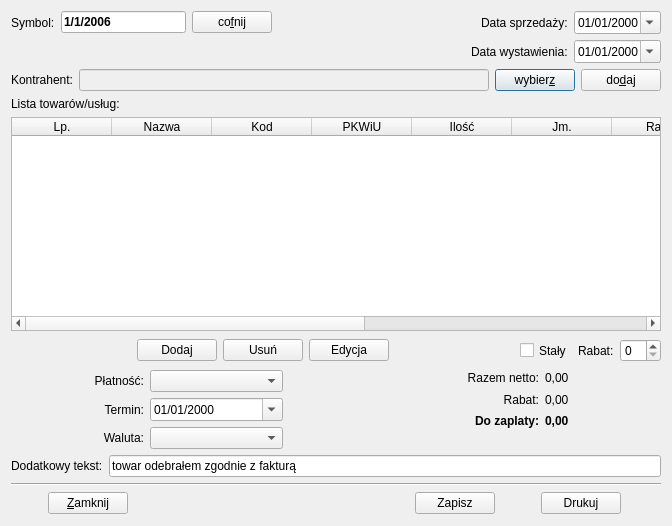
<?xml version="1.0" encoding="UTF-8"?>
<ui version="4.0">
 <class>Faktura</class>
 <widget class="QDialog" name="Faktura">
  <property name="geometry">
   <rect>
    <x>0</x>
    <y>0</y>
    <width>672</width>
    <height>526</height>
   </rect>
  </property>
  <property name="windowTitle">
   <string>Faktura VAT</string>
  </property>
  <layout class="QGridLayout" name="gridLayout">
   <item row="0" column="0">
    <layout class="QHBoxLayout">
     <item>
      <layout class="QHBoxLayout">
       <item>
        <layout class="QHBoxLayout">
         <item>
          <widget class="QLabel" name="textLabel1_3">
           <property name="text">
            <string>Symbol:</string>
           </property>
           <property name="wordWrap">
            <bool>false</bool>
           </property>
          </widget>
         </item>
         <item>
          <widget class="QLineEdit" name="frNr">
           <property name="enabled">
            <bool>true</bool>
           </property>
           <property name="font">
            <font>
             <weight>75</weight>
             <bold>true</bold>
            </font>
           </property>
           <property name="focusPolicy">
            <enum>Qt::ClickFocus</enum>
           </property>
           <property name="text">
            <string>1/1/2006</string>
           </property>
          </widget>
         </item>
        </layout>
       </item>
       <item>
        <widget class="QPushButton" name="backBtn">
         <property name="focusPolicy">
          <enum>Qt::NoFocus</enum>
         </property>
         <property name="text">
          <string>co&amp;fnij</string>
         </property>
         <property name="shortcut">
          <string>Alt+F</string>
         </property>
         <property name="flat">
          <bool>false</bool>
         </property>
        </widget>
       </item>
      </layout>
     </item>
     <item>
      <spacer>
       <property name="orientation">
        <enum>Qt::Horizontal</enum>
       </property>
       <property name="sizeType">
        <enum>QSizePolicy::Expanding</enum>
       </property>
       <property name="sizeHint" stdset="0">
        <size>
         <width>31</width>
         <height>20</height>
        </size>
       </property>
      </spacer>
     </item>
     <item>
      <layout class="QHBoxLayout">
       <item>
        <widget class="QLabel" name="textLabel3">
         <property name="text">
          <string>Data sprzedaży:</string>
         </property>
         <property name="wordWrap">
          <bool>false</bool>
         </property>
        </widget>
       </item>
       <item>
        <widget class="QDateEdit" name="sellingDate">
         <property name="focusPolicy">
          <enum>Qt::NoFocus</enum>
         </property>
         <property name="displayFormat">
          <string>dd/MM/yyyy</string>
         </property>
         <property name="calendarPopup">
          <bool>true</bool>
         </property>
        </widget>
       </item>
      </layout>
     </item>
    </layout>
   </item>
   <item row="1" column="0">
    <layout class="QHBoxLayout" name="horizontalLayout">
     <item>
      <spacer name="spacer8_3">
       <property name="orientation">
        <enum>Qt::Horizontal</enum>
       </property>
       <property name="sizeType">
        <enum>QSizePolicy::Expanding</enum>
       </property>
       <property name="sizeHint" stdset="0">
        <size>
         <width>468</width>
         <height>17</height>
        </size>
       </property>
      </spacer>
     </item>
     <item>
      <widget class="QLabel" name="textLabel3_2">
       <property name="sizePolicy">
        <sizepolicy hsizetype="Preferred" vsizetype="Preferred">
         <horstretch>0</horstretch>
         <verstretch>0</verstretch>
        </sizepolicy>
       </property>
       <property name="text">
        <string>Data wystawienia:</string>
       </property>
       <property name="wordWrap">
        <bool>false</bool>
       </property>
      </widget>
     </item>
     <item>
      <widget class="QDateEdit" name="productDate">
       <property name="focusPolicy">
        <enum>Qt::NoFocus</enum>
       </property>
       <property name="displayFormat">
        <string>dd/MM/yyyy</string>
       </property>
       <property name="calendarPopup">
        <bool>true</bool>
       </property>
      </widget>
     </item>
    </layout>
   </item>
   <item row="2" column="0">
    <layout class="QHBoxLayout" name="horizontalLayout_6">
     <item>
      <widget class="QLabel" name="textLabel1">
       <property name="text">
        <string>Kontrahent:</string>
       </property>
       <property name="wordWrap">
        <bool>false</bool>
       </property>
      </widget>
     </item>
     <item>
      <widget class="QLineEdit" name="kontrName">
       <property name="enabled">
        <bool>false</bool>
       </property>
       <property name="font">
        <font>
         <weight>75</weight>
         <bold>true</bold>
        </font>
       </property>
       <property name="focusPolicy">
        <enum>Qt::NoFocus</enum>
       </property>
      </widget>
     </item>
     <item>
      <widget class="QPushButton" name="kListGet">
       <property name="focusPolicy">
        <enum>Qt::StrongFocus</enum>
       </property>
       <property name="text">
        <string>wybier&amp;z</string>
       </property>
       <property name="shortcut">
        <string>Ctrl+K</string>
       </property>
      </widget>
     </item>
     <item>
      <widget class="QPushButton" name="addKButton">
       <property name="text">
        <string>do&amp;daj</string>
       </property>
      </widget>
     </item>
    </layout>
   </item>
   <item row="3" column="0">
    <widget class="QLabel" name="textLabel1_2">
     <property name="text">
      <string>Lista towarów/usług:</string>
     </property>
     <property name="wordWrap">
      <bool>false</bool>
     </property>
    </widget>
   </item>
   <item row="4" column="0">
    <widget class="QTableWidget" name="tableTow">
     <property name="enabled">
      <bool>true</bool>
     </property>
     <property name="editTriggers">
      <set>QAbstractItemView::NoEditTriggers</set>
     </property>
     <property name="selectionMode">
      <enum>QAbstractItemView::SingleSelection</enum>
     </property>
     <property name="selectionBehavior">
      <enum>QAbstractItemView::SelectRows</enum>
     </property>
     <property name="showGrid">
      <bool>true</bool>
     </property>
     <property name="rowCount">
      <number>0</number>
     </property>
     <property name="columnCount">
      <number>11</number>
     </property>
     <column>
      <property name="text">
       <string>Lp.</string>
      </property>
     </column>
     <column>
      <property name="text">
       <string>Nazwa</string>
      </property>
     </column>
     <column>
      <property name="text">
       <string>Kod</string>
      </property>
     </column>
     <column>
      <property name="text">
       <string>PKWiU</string>
      </property>
     </column>
     <column>
      <property name="text">
       <string>Ilość</string>
      </property>
     </column>
     <column>
      <property name="text">
       <string>Jm.</string>
      </property>
     </column>
     <column>
      <property name="text">
       <string>Rabat</string>
      </property>
     </column>
     <column>
      <property name="text">
       <string>Cena jn.</string>
      </property>
     </column>
     <column>
      <property name="text">
       <string>Netto</string>
      </property>
     </column>
     <column>
      <property name="text">
       <string>Vat</string>
      </property>
     </column>
     <column>
      <property name="text">
       <string>Brutto</string>
      </property>
     </column>
    </widget>
   </item>
   <item row="5" column="0">
    <layout class="QHBoxLayout" name="horizontalLayout_2">
     <item>
      <spacer>
       <property name="orientation">
        <enum>Qt::Horizontal</enum>
       </property>
       <property name="sizeType">
        <enum>QSizePolicy::Expanding</enum>
       </property>
       <property name="sizeHint" stdset="0">
        <size>
         <width>30</width>
         <height>20</height>
        </size>
       </property>
      </spacer>
     </item>
     <item>
      <widget class="QPushButton" name="addTwBtn">
       <property name="focusPolicy">
        <enum>Qt::StrongFocus</enum>
       </property>
       <property name="text">
        <string>Dodaj</string>
       </property>
       <property name="shortcut">
        <string>Ctrl+T</string>
       </property>
       <property name="autoDefault">
        <bool>true</bool>
       </property>
      </widget>
     </item>
     <item>
      <widget class="QPushButton" name="rmTowBtn">
       <property name="text">
        <string>Usuń</string>
       </property>
       <property name="shortcut">
        <string>Ctrl+U</string>
       </property>
       <property name="autoDefault">
        <bool>true</bool>
       </property>
      </widget>
     </item>
     <item>
      <widget class="QPushButton" name="editTwBtn">
       <property name="text">
        <string>Edycja</string>
       </property>
       <property name="shortcut">
        <string>Ctrl+E</string>
       </property>
       <property name="autoDefault">
        <bool>true</bool>
       </property>
      </widget>
     </item>
     <item>
      <spacer>
       <property name="orientation">
        <enum>Qt::Horizontal</enum>
       </property>
       <property name="sizeType">
        <enum>QSizePolicy::Expanding</enum>
       </property>
       <property name="sizeHint" stdset="0">
        <size>
         <width>40</width>
         <height>20</height>
        </size>
       </property>
      </spacer>
     </item>
     <item>
      <widget class="QCheckBox" name="constRab">
       <property name="minimumSize">
        <size>
         <width>0</width>
         <height>27</height>
        </size>
       </property>
       <property name="text">
        <string>Stały</string>
       </property>
      </widget>
     </item>
     <item>
      <widget class="QLabel" name="rabatLabel">
       <property name="text">
        <string>Rabat:</string>
       </property>
       <property name="wordWrap">
        <bool>false</bool>
       </property>
      </widget>
     </item>
     <item>
      <widget class="QSpinBox" name="rabatValue"/>
     </item>
    </layout>
   </item>
   <item row="6" column="0">
    <layout class="QHBoxLayout" name="horizontalLayout_5">
     <item>
      <layout class="QHBoxLayout">
       <item>
        <layout class="QVBoxLayout" name="addDataLabels">
         <item>
          <widget class="QLabel" name="textLabel5">
           <property name="text">
            <string>Płatność:</string>
           </property>
           <property name="alignment">
            <set>Qt::AlignRight|Qt::AlignTrailing|Qt::AlignVCenter</set>
           </property>
           <property name="wordWrap">
            <bool>false</bool>
           </property>
          </widget>
         </item>
         <item>
          <widget class="QLabel" name="textLabel6">
           <property name="text">
            <string>Termin:</string>
           </property>
           <property name="alignment">
            <set>Qt::AlignRight|Qt::AlignTrailing|Qt::AlignVCenter</set>
           </property>
           <property name="wordWrap">
            <bool>true</bool>
           </property>
          </widget>
         </item>
         <item>
          <widget class="QLabel" name="textLabel2_3">
           <property name="text">
            <string>Waluta:</string>
           </property>
           <property name="alignment">
            <set>Qt::AlignRight|Qt::AlignTrailing|Qt::AlignVCenter</set>
           </property>
           <property name="wordWrap">
            <bool>false</bool>
           </property>
          </widget>
         </item>
        </layout>
       </item>
       <item>
        <layout class="QVBoxLayout" name="addData">
         <item>
          <widget class="QComboBox" name="platCombo"/>
         </item>
         <item>
          <widget class="QDateEdit" name="liabDate">
           <property name="displayFormat">
            <string>dd/MM/yyyy</string>
           </property>
           <property name="calendarPopup">
            <bool>true</bool>
           </property>
          </widget>
         </item>
         <item>
          <widget class="QComboBox" name="currCombo">
           <property name="minimumSize">
            <size>
             <width>80</width>
             <height>0</height>
            </size>
           </property>
          </widget>
         </item>
        </layout>
       </item>
      </layout>
     </item>
     <item>
      <spacer>
       <property name="orientation">
        <enum>Qt::Horizontal</enum>
       </property>
       <property name="sizeType">
        <enum>QSizePolicy::Maximum</enum>
       </property>
       <property name="sizeHint" stdset="0">
        <size>
         <width>100</width>
         <height>20</height>
        </size>
       </property>
      </spacer>
     </item>
     <item>
      <layout class="QVBoxLayout" name="verticalLayout">
       <item>
        <layout class="QHBoxLayout" name="horizontalLayout_3">
         <item>
          <layout class="QVBoxLayout">
           <item>
            <widget class="QLabel" name="textLabelSum1">
             <property name="minimumSize">
              <size>
               <width>150</width>
               <height>0</height>
              </size>
             </property>
             <property name="text">
              <string>Razem netto:</string>
             </property>
             <property name="alignment">
              <set>Qt::AlignRight|Qt::AlignTrailing|Qt::AlignVCenter</set>
             </property>
             <property name="wordWrap">
              <bool>false</bool>
             </property>
            </widget>
           </item>
           <item>
            <widget class="QLabel" name="textLabelSum2">
             <property name="minimumSize">
              <size>
               <width>150</width>
               <height>0</height>
              </size>
             </property>
             <property name="text">
              <string>Rabat:</string>
             </property>
             <property name="alignment">
              <set>Qt::AlignRight|Qt::AlignTrailing|Qt::AlignVCenter</set>
             </property>
             <property name="wordWrap">
              <bool>false</bool>
             </property>
            </widget>
           </item>
           <item>
            <widget class="QLabel" name="textLabelSum3">
             <property name="minimumSize">
              <size>
               <width>150</width>
               <height>0</height>
              </size>
             </property>
             <property name="font">
              <font>
               <weight>75</weight>
               <bold>true</bold>
              </font>
             </property>
             <property name="text">
              <string>Do zaplaty:</string>
             </property>
             <property name="alignment">
              <set>Qt::AlignRight|Qt::AlignTrailing|Qt::AlignVCenter</set>
             </property>
             <property name="wordWrap">
              <bool>false</bool>
             </property>
            </widget>
           </item>
          </layout>
         </item>
         <item>
          <layout class="QVBoxLayout">
           <item>
            <widget class="QLabel" name="sum1">
             <property name="minimumSize">
              <size>
               <width>80</width>
               <height>0</height>
              </size>
             </property>
             <property name="text">
              <string>0,00</string>
             </property>
             <property name="wordWrap">
              <bool>false</bool>
             </property>
            </widget>
           </item>
           <item>
            <widget class="QLabel" name="sum2">
             <property name="minimumSize">
              <size>
               <width>80</width>
               <height>0</height>
              </size>
             </property>
             <property name="text">
              <string>0,00</string>
             </property>
             <property name="wordWrap">
              <bool>false</bool>
             </property>
            </widget>
           </item>
           <item>
            <widget class="QLabel" name="sum3">
             <property name="minimumSize">
              <size>
               <width>80</width>
               <height>0</height>
              </size>
             </property>
             <property name="font">
              <font>
               <weight>75</weight>
               <bold>true</bold>
              </font>
             </property>
             <property name="text">
              <string>0,00</string>
             </property>
             <property name="wordWrap">
              <bool>false</bool>
             </property>
            </widget>
           </item>
          </layout>
         </item>
        </layout>
       </item>
       <item>
        <spacer name="verticalSpacer">
         <property name="orientation">
          <enum>Qt::Vertical</enum>
         </property>
         <property name="sizeType">
          <enum>QSizePolicy::Minimum</enum>
         </property>
         <property name="sizeHint" stdset="0">
          <size>
           <width>20</width>
           <height>20</height>
          </size>
         </property>
        </spacer>
       </item>
      </layout>
     </item>
    </layout>
   </item>
   <item row="7" column="0">
    <layout class="QHBoxLayout">
     <item>
      <widget class="QLabel" name="textLabel7">
       <property name="text">
        <string>Dodatkowy tekst:</string>
       </property>
       <property name="wordWrap">
        <bool>false</bool>
       </property>
      </widget>
     </item>
     <item>
      <widget class="QLineEdit" name="additEdit">
       <property name="text">
        <string>towar odebrałem zgodnie z fakturą</string>
       </property>
      </widget>
     </item>
    </layout>
   </item>
   <item row="8" column="0">
    <widget class="Line" name="line">
     <property name="orientation">
      <enum>Qt::Horizontal</enum>
     </property>
    </widget>
   </item>
   <item row="9" column="0">
    <layout class="QHBoxLayout" name="horizontalLayout_4">
     <item>
      <spacer name="spacer6">
       <property name="orientation">
        <enum>Qt::Horizontal</enum>
       </property>
       <property name="sizeType">
        <enum>QSizePolicy::Minimum</enum>
       </property>
       <property name="sizeHint" stdset="0">
        <size>
         <width>37</width>
         <height>23</height>
        </size>
       </property>
      </spacer>
     </item>
     <item>
      <widget class="QPushButton" name="closeBtn">
       <property name="text">
        <string>&amp;Zamknij</string>
       </property>
       <property name="shortcut">
        <string>Ctrl+X</string>
       </property>
       <property name="autoDefault">
        <bool>true</bool>
       </property>
      </widget>
     </item>
     <item>
      <spacer name="spacer4">
       <property name="orientation">
        <enum>Qt::Horizontal</enum>
       </property>
       <property name="sizeType">
        <enum>QSizePolicy::Expanding</enum>
       </property>
       <property name="sizeHint" stdset="0">
        <size>
         <width>228</width>
         <height>23</height>
        </size>
       </property>
      </spacer>
     </item>
     <item>
      <widget class="QPushButton" name="saveBtn">
       <property name="text">
        <string>Zapisz</string>
       </property>
       <property name="shortcut">
        <string>Ctrl+S</string>
       </property>
       <property name="autoDefault">
        <bool>true</bool>
       </property>
      </widget>
     </item>
     <item>
      <spacer name="spacer5_2">
       <property name="orientation">
        <enum>Qt::Horizontal</enum>
       </property>
       <property name="sizeType">
        <enum>QSizePolicy::Minimum</enum>
       </property>
       <property name="sizeHint" stdset="0">
        <size>
         <width>40</width>
         <height>20</height>
        </size>
       </property>
      </spacer>
     </item>
     <item>
      <widget class="QPushButton" name="printBtn">
       <property name="text">
        <string>Drukuj</string>
       </property>
       <property name="shortcut">
        <string>Ctrl+P</string>
       </property>
       <property name="autoDefault">
        <bool>true</bool>
       </property>
      </widget>
     </item>
     <item>
      <spacer name="spacer5">
       <property name="orientation">
        <enum>Qt::Horizontal</enum>
       </property>
       <property name="sizeType">
        <enum>QSizePolicy::Minimum</enum>
       </property>
       <property name="sizeHint" stdset="0">
        <size>
         <width>40</width>
         <height>20</height>
        </size>
       </property>
      </spacer>
     </item>
    </layout>
   </item>
  </layout>
 </widget>
 <layoutdefault spacing="6" margin="11"/>
 <pixmapfunction>qPixmapFromMimeSource</pixmapfunction>
 <tabstops>
  <tabstop>kListGet</tabstop>
  <tabstop>addTwBtn</tabstop>
  <tabstop>constRab</tabstop>
  <tabstop>rabatValue</tabstop>
  <tabstop>platCombo</tabstop>
  <tabstop>liabDate</tabstop>
  <tabstop>currCombo</tabstop>
  <tabstop>additEdit</tabstop>
  <tabstop>saveBtn</tabstop>
  <tabstop>printBtn</tabstop>
  <tabstop>closeBtn</tabstop>
  <tabstop>rmTowBtn</tabstop>
  <tabstop>editTwBtn</tabstop>
  <tabstop>frNr</tabstop>
  <tabstop>addKButton</tabstop>
  <tabstop>tableTow</tabstop>
 </tabstops>
 <resources>
  <include location="../qfaktury.qrc"/>
 </resources>
 <connections/>
</ui>
